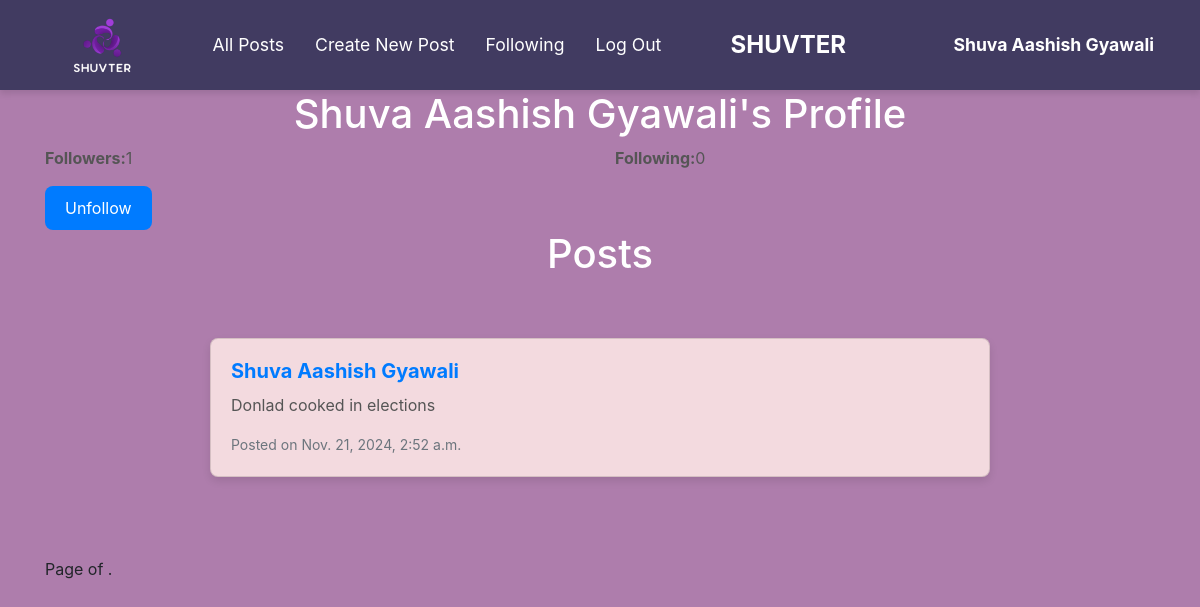
The page /profile/2 on the database its author committed.
### network/models.py (models this page shows, shortened)
class User(AbstractUser):
    pass

class Post(models.Model):
    author = models.ForeignKey(User, on_delete=models.CASCADE, related_name="posts")
    content = models.TextField()
    created_at = models.DateTimeField(auto_now_add=True)

### network/views.py (the view)
# urls.py: path("profile/<int:uid>", views.profile, name="profile"),
def profile(request, uid):
        if request.method == "POST":
            author = request.user
            content=request.POST["content"]
            post = Post(author=author, content=content)
            post.save()
            return HttpResponseRedirect(reverse("index"))
        else:
            user = User.objects.get(pk=uid)
            follower =Follow.objects.filter(user=user)
            following = Follow.objects.filter(following=user).count()
            posts = Post.objects.filter(author=user).order_by("-created_at")
            paginator = Paginator(posts, 10)
            pageNumber = request.GET.get('page')
            pages= paginator.get_page(pageNumber)
            return render(request, "network/profile.html",{
            "user":user,
            "posts":posts,
            "pages":pages,
            "follower":follower,
            "following":following,
        })

### network/templates/network/profile.html (shortened to what this page needs)
{% extends "network/layout.html" %}
{% load static %}
{% block body %}
<div class="container">
    <h1 class="text-center">{{ user.username }}'s Profile</h1>
    <div class="row">
        <div class="col-md-6">
            <p><strong>Followers:</strong>{{ following }} </p>
        </div>
        <div class="col-md-6">
            <p><strong>Following:</strong>{{ follower.count }} </p>
        </div>
    </div>
    <div class="row">
        <div class="col-md-12">
            {% if user != request.user %}
                {% if following %}
                    <button class="btn btn-primary" id="follow-btn">Unfollow</button>
                {% else %}
                    <button class="btn btn-primary" id="follow-btn">Follow</button>
                {% endif %}
            {% endif %}
        </div>
    </div>
    <h1 class="text-center">Posts</h1>
    <div class="posts" id="all-posts">
        {% for post in posts %}
            <div class="post card">
                <div class="card-body">
                    <h5 class="card-title"><a href="{% url 'profile' post.author.id %}">{{ post.author }}</a></h5>
                    <p class="card-text">{{ post.content }}</p>
                    <small class="text-muted">Posted on {{ post.created_at }}</small>
                </div>
            </div>
        {% empty %}
            <p class="text-center">No posts yet.</p>
        {% endfor %}
    </div>
    <div class="pagination text-center">
        <span class="step-links">
            <span class="current">
                Page {{ posts.number }} of {{ posts.paginator.num_pages }}.
            </span>
        </span>
    </div>
</div>
{% endblock %}

### network/templates/network/layout.html (shortened to what this page needs)
{% load static %}
<!DOCTYPE html>
<html lang="en">
    <head>
        <link rel="stylesheet" href="https://stackpath.bootstrapcdn.com/bootstrap/4.4.1/css/bootstrap.min.css">
        <link href="{% static 'network/styles.css' %}" rel="stylesheet">
    </head>
    <body>
        <nav class="navbar navbar-expand-lg navbar-light bg-light">
            <div class="container-fluid">
                <div class="d-flex align-items-center">
                    <a class="navbar-brand" href="{% url 'index' %}">
                        <img src="{% static 'network/logo.png' %}" alt="Logo">
                    </a>
                    <ul class="navbar-nav ml-3">
                        <li class="nav-item">
                            <a class="nav-link" id="showAllPostsLink" href="{% url 'index' %}">All Posts</a>
                        </li>
                        <li class="nav-item">
                            <a class="nav-link" id="showNewPostLink" href="{% url 'index' %}">Create New Post</a>
                        </li>
                        {% if user.is_authenticated %}
                            <li class="nav-item">
                                <a class="nav-link" href="{% url 'following' %}">Following</a>
                            </li>
                            <li class="nav-item">
                                <a class="nav-link" href="{% url 'logout' %}">Log Out</a>
                            </li>
                        {% endif %}
                    </ul>
                </div>
                <div class="mx-auto">
                    <span class="navbar-text">SHUVTER</span>
                </div>
                <div class="d-flex align-items-center ml-auto">
                    {% if user.is_authenticated %}
                        <a class="nav-link" href="{% url 'profile' user.id %}"><strong>{{ user.username }}</strong></a>
                    {% endif %}
                </div>
            </div>
        </nav>
        <div class="body">
            {% block body %}
            {% endblock %}
        </div>
    </body>
</html>

### network/static/network/styles.css (style rules this page uses)
.navbar-nav { margin: auto; }
.navbar-brand img { height: 60px; width: auto; }
.navbar-text { font-size: 1.5rem; font-weight: bold; color: #FFFFFF !important; }
.navbar.navbar-light { background-color: #413B61 !important; }
body { background-color: #AE7DAC; }
.navbar .nav-link { color: #FFFFFF !important; font-size: 1.1rem; padding: 10px 15px; }
.navbar-nav .nav-item { margin-right: 15px; }
.navbar { padding-top: 10px; padding-bottom: 10px; display: flex; justify-content: space-between; align-items: center; }
.navbar .navbar-text { flex-grow: 1; text-align: center; }
.navbar.navbar-light { box-shadow: 0 4px 6px rgba(0, 0, 0, 0.1); }
#all-posts { display: flex; flex-direction: column; align-items: center; max-width: 800px; margin: 50px auto; padding: 10px; }
.card { background-color: #F3DADF; border-radius: 8px; box-shadow: 0 4px 8px rgba(0, 0, 0, 0.1); overflow: hidden; width: 100%; margin-bottom: 20px; transition: transform 0.3s ease, box-shadow 0.3s ease; }
.card-body { padding: 20px; }
.card-title { font-size: 1.25rem; font-weight: bold; color: #333; margin-bottom: 10px; }
.card-text { font-size: 1rem; color: #555; margin-bottom: 15px; }
.text-muted { font-size: 0.875rem; color: #888; }
button.btn { background-color: #007bff; color: #fff; border: none; padding: 10px 20px; font-size: 1rem; border-radius: 8px; cursor: pointer; transition: background-color 0.3s ease; }
p { font-size: 1rem; color: #555; }
a { color: #007bff; text-decoration: none; }
body h1 { text-align: center; font-size: 2.5rem; color: #FFFFFF; }

### rows shown on the page
User: username "Shuva Aashish Gyawali"
Post: author "Shuva Aashish Gyawali", content "Donlad cooked in elections", created_at "Nov. 21, 2024, 2:52 a.m."

### other values the page prints
{{ following }} "1"
{{ follower.count }} "0"
